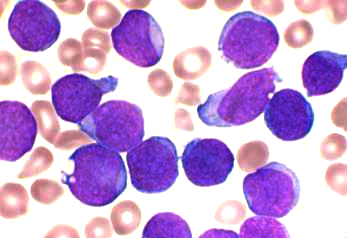
#> input picture Images/leukaemia_smear.jpeg, 347 x 238 px
$ jupyter execute --allow-errors 15-ImageProcessing.ipynb   (shell and % lines are left out)
#> lines starting #> are read from the running program, lines starting #| are printed output that depends on the picture
# Image Processing

## Setup

[cell 1]
import numpy as np
import matplotlib.pyplot as plt
print('Packages imported.')

## *Background*: Filtering a signal with convolution
Let's start with a simple step signal (left) which we'll add some noise to (right).

[cell 2]
step_signal = np.zeros(100)
step_signal[50:] = 1
fig, ax = plt.subplots(1,2,figsize=(10,4))
ax[0].plot(step_signal)

noisy_signal = (step_signal + 0.3*np.random.normal(0, 1, step_signal.shape))
ax[1].plot(noisy_signal)

plt.show()
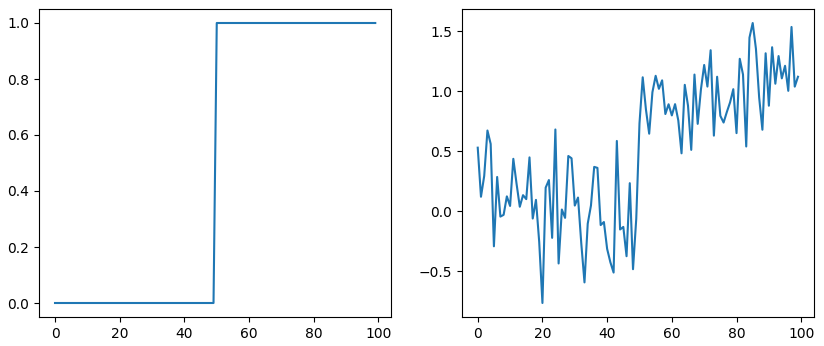
#> figure drawn by matplotlib, 2 panels; panel 1: curve peaks at x = 50, y = 1; panel 2: curve peaks at x = 85, y = 1.57

If our goal is to cover something that looks more like the image on the left, we can **smooth** the signal. In the first line below, we'll take each point and average it by one datapoint to the left and one datapoint to the right, discarding the ends of the signal, where we can't do this operation.

[cell 3]
# Take the mean of neighboring datapoints
smooth_signal = (noisy_signal[:-1] + noisy_signal[1:]) / 2.0

plt.plot(smooth_signal)
plt.show()
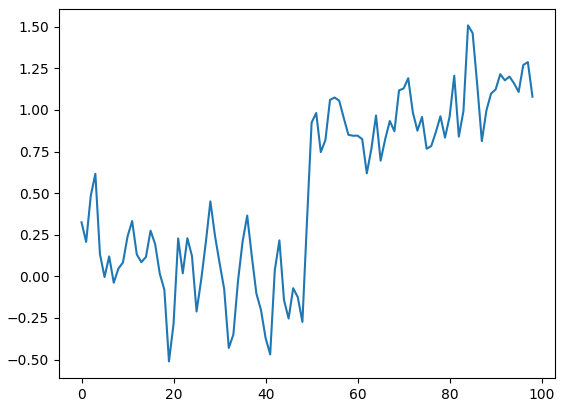
#> figure drawn by matplotlib, 1 panel; curve peaks at x = 84, y = 1.51

Above, we're only averaging by one datapoint on each side. What if we average by 3 datapoints? Below, we'll do the following:
1. Create an output array called `smooth_signal3`, of the same length as noisy_signal.
2. At each element in `smooth_signal3` starting at point 1, and ending at point -2, place the average of the sum of: 1/3 of the element to the left of it in noisy_signal, 1/3 of the element at the same position, and 1/3 of the element to the right.
3. Discard the leftmost and rightmost elements.

[cell 4]
# Generate our signal
smooth_signal3 = (noisy_signal[:-2] + noisy_signal[1:-1] + noisy_signal[2:]) / 3

plt.plot(smooth_signal, label='mean of 2')
plt.plot(smooth_signal3, label='mean of 3')
plt.legend(loc='upper left')
plt.show()
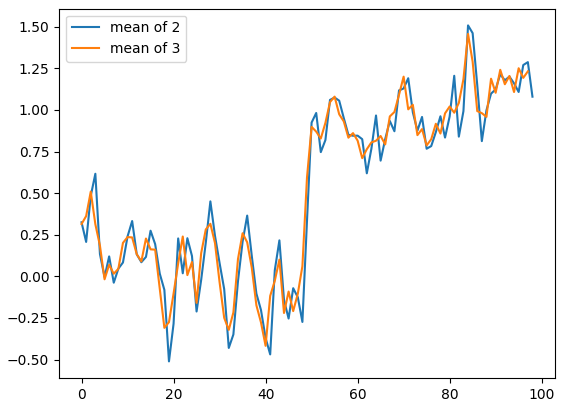
#> figure drawn by matplotlib, 1 panel; curve peaks at x = 84, y = 1.51; curve peaks at x = 84, y = 1.46

If we want to continue this, the first line of our code is going to continue to get longer, and there isn't a straightforward way to make this flexible for how many points we want to average. Thankfully, there's a name for what we're doing: **convolving**. This same concept, nearest-neighbor averages, can be expressed as a **convolution with an averaging kernel**.

**Convolution** is the process of adding each element of the image to its local neighbors, weighted by the kernel.

[cell 5]
# Same as above, using a convolution kernel
# Neighboring pixels multiplied by 1/3 and summed

# Create the "kernel". For 3, this creates an array that looks like [0.333,0.333,0.333]
mean_kernel3 = np.full((3,), 1/3)

# Smooth the signal by convolving it
smooth_signal3p = np.convolve(noisy_signal, mean_kernel3, mode='valid')

plt.plot(smooth_signal3p)
plt.show()
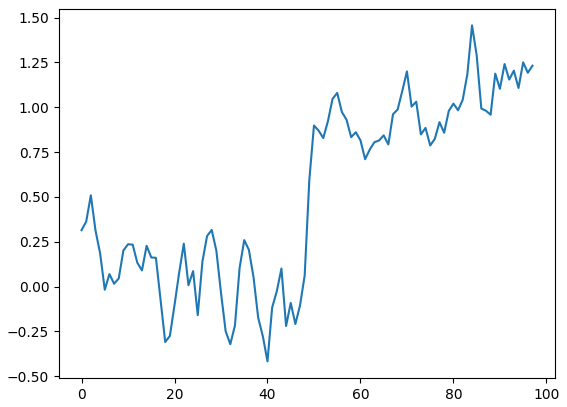
#> figure drawn by matplotlib, 1 panel; curve peaks at x = 84, y = 1.46

[cell 6]
# Check that they're equal!
print('smooth_signal3 and smooth_signal3p are equal:',
      np.allclose(smooth_signal3, smooth_signal3p))

> **Task**: What happens if we convolve with a kernel of size 10? Also, do these arrays have the same # of data points? If not, why?

##  Get familiar with using images in Python
Below, we'll import a package called `misc` because it contains some useful things for our exercise today --  images! The primary package we'll use today, not surprisingly, is `matplotlib.pyplot`. We'll use [`plt.imshow()`](https://matplotlib.org/devdocs/api/_as_gen/matplotlib.pyplot.imshow.html) to show [our image](https://en.wikipedia.org/wiki/Cancer_cell#/media/File:Acute_lymphoblastic_leukaemia_smear.jpg).

[cell 7]
import matplotlib.pyplot as plt
import matplotlib.image as mpimg # New module to read in images

cells = mpimg.imread('Images/leukaemia_smear.jpeg')
#> cells is the input picture: shape (238, 347, 3); mean R, G, B 200.1, 162.6, 214.7
plt.axis('off')
plt.imshow(cells)
plt.show()

We can work with our `cells` object just like we would any other object. Let's check its shape.

[cell 8]
# Check cells shape

If the first and second value are the size, what is the third value?
<div class="alert alert-success">

**Task**: Below, use only the first values in the third dimension to generate a different version of our image that is only based on the "R" luminance. Call this `cells_gray`.

</div>

[cell 9]
cells_gray = ...

By default, matplotlib uses the viridis color map to plot a sequence of values (you can see the luminance at each pixel by showing the colorbar with `plt.colorbar()`).
<div class="alert alert-success">

 **Task**. Change your image to a different colormamp using the `cmap` argument in `plt.imshow`. There are many [colormaps](https://matplotlib.org/stable/tutorials/colors/colormaps.html) -- try some below!

</div>

[cell 10]
# Try your color maps here

## Filtering images to smooth them
In our signal processing tutorial, we talked about convolving a signal with an averaging kernel to smooth the signal. We can apply similar logic to images. Let's start with a very simple image.

[cell 11]
import numpy as np

bright_square = np.zeros((7, 7), dtype=float)
bright_square[2:5, 2:5] = 1
bright_square

This gives the values above, and looks like this!

[cell 12]
plt.imshow(bright_square)
plt.axis('off')
plt.show()
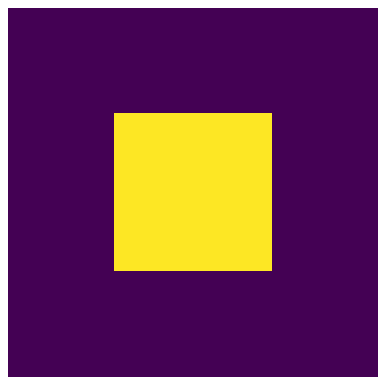
#> figure drawn by matplotlib, 1 panel

For our first example of a filter, consider the following filtering array, which we’ll call a “mean kernel”. For each pixel, a kernel defines which neighboring pixels to consider when filtering, and how much to weight those pixels.

[cell 13]
mean_kernel = np.full((3, 3), 1/9)

print(mean_kernel)

Now, let’s take our mean kernel and apply it to every pixel of the image.

Applying a (linear) filter essentially means:

1. Center a kernel on a pixel

2. Multiply the pixels under that kernel by the values in the kernel

3. Sum all the those results

4. Replace the center pixel with the summed result

This process is known as **convolution** (the same process we applied to a signal, but now in 3D!)

[cell 14]
# Import image processing toolbox
import scipy.ndimage as ndi

# Set precision

print(ndi.correlate(bright_square, mean_kernel))

Below we'll show a short demo of what this looks like. If you're curious how this runs, you can dig into the `convolution_demo.py` file.

#> (a cell that did not finish here is left out)

This kind of mean filter is a bit brute. Typically, we'd use a Gaussian filter, where the amount of filtering depends on the distance from the center point. Thankfully, we can do that using the filters module:

[cell 16]
from skimage import filters

#> (the rest of this cell did not finish here and is left out)

## Edge filtering
In biology, we often want to filter edges to identify different features within cells, or cells within a piece of tissue. To do so, we'll often use some sort of edge filtering. To give you an intuition for how edge filtering works, first consider taking our step function and convolving it with a filter that is [-1 0 1].

**Note**: For technical signal processing reasons, convolutions actually occur “back to front” between the input array and the kernel. Correlations occur in the signal order, so we’ll use correlate from now on.

[cell 17]
# Recreate the step signal
step_signal = np.zeros(100)
step_signal[50:] = 1

# Convolve it with a [-1 0 1] filter
edge_filter = np.correlate(step_signal, np.array([-1, 0, 1]),
                          mode='valid')

fig, ax = plt.subplots()
ax.plot(step_signal, label='signal')
ax.plot(edge_filter, linestyle='dashed', label='correlated')
ax.legend(loc='upper left')
ax.margins(y=0.1)
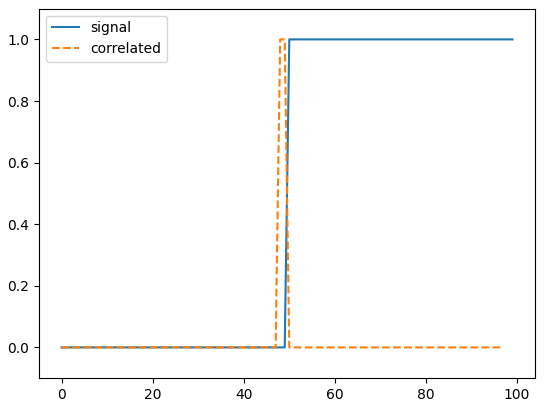
#> figure drawn by matplotlib, 1 panel; curve peaks at x = 50, y = 1; curve peaks at x = 48, y = 1

Whenever neighboring values are close, the filter response is close to 0. Right at the boundary of a step, we’re subtracting a small value from a large value and and get a spike in the response. This spike “identifies” our edge.

Now, let's apply this to images. Below, we'll just apply one filter, in the vertical direction.

[cell 18]
vertical_kernel = np.array([
    [-1],
    [ 0],
    [ 1],
])

#> (the rest of this cell did not finish here and is left out)

As you can see, applying a filter in the vertical direction helps us identify horizontal edges.
<div class="alert alert-success">

**Task**: Change the filter to a horizontal one and observe how this changes the edge detection.
</div>

Thankfully, there's a commonly used filter, the **Sobel** edge filter, that does this for us. First, let's appreciate what it looks like for our bright square.

[cell 19]
plt.imshow(filters.sobel(bright_square))
plt.show()
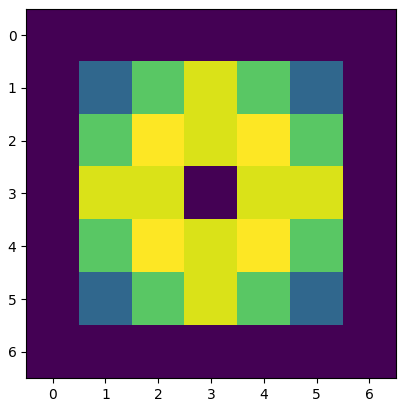
#> figure drawn by matplotlib, 1 panel
